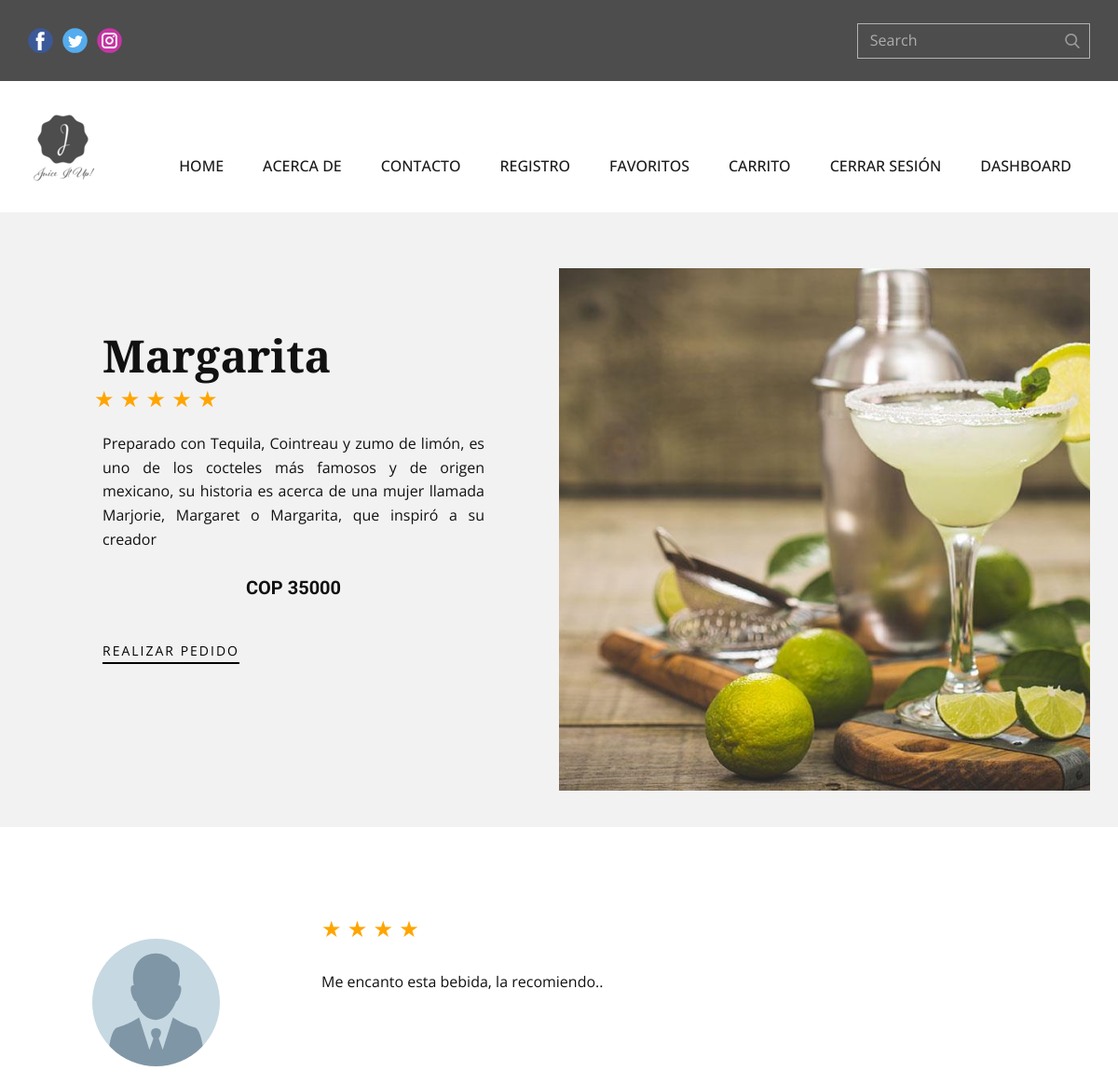
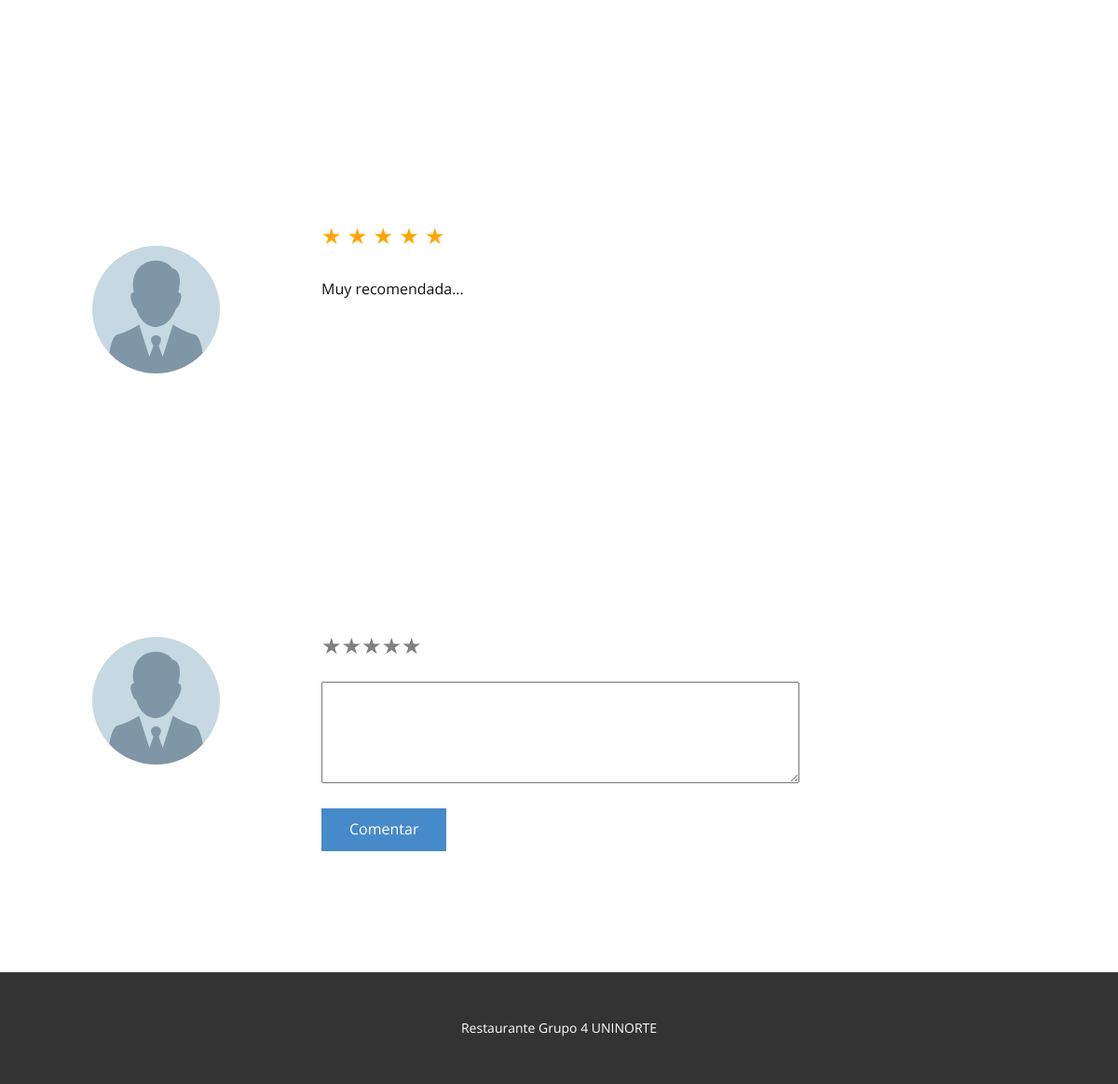
/detalle_plato/1/ (signed in), run on the app's committed database (2 pictures, top to bottom).
### tables this page shows
CREATE TABLE bebidas (id INTEGER PRIMARY KEY NOT NULL, nombreBebida VARCHAR NOT NULL, descripcion TEXT NOT NULL, precio INTEGER NOT NULL, estado BOOLEAN DEFAULT (1), created_by DATE, updated_by DATE, urlField VARCHAR);

CREATE TABLE comentarios (id INTEGER PRIMARY KEY AUTOINCREMENT NOT NULL, bebidas_id INTEGER REFERENCES bebidas (id) ON DELETE CASCADE, usuario_id INTEGER REFERENCES usuarios (id) ON DELETE NO ACTION, mensaje TEXT, estado BOOLEAN DEFAULT (False), created_by DATE, update_by DATE, califi INTEGER);

### app.py (the view, shortened to what this page needs)
@app.route('/detalle_plato/<int:id>/', methods=["GET", "POST"])
def detalle_plato(id):
    if session:
        row = bebida_controller.get_bebida(id)
        rowCal = bebida_controller.get_calificaciones(id)
        total = 0
        num_registro = 0
        for r in rowCal:
            total += r[0]
            num_registro += 1
        if num_registro > 0:
            promedio = total/num_registro
        else:
            promedio = 0
        comentario = bebida_controller.get_comentarios()
        return render_template('detalle_plato.html', row = row, estrella = promedio, comentario = comentario)
    return redirect(url_for("login"))

### bebida_controller.py (called while the page is built)
def get_bebida(id):
    db = sqlconnection()
    db.row_factory=sqlite3.Row
    cur = db.cursor()
    statement = "SELECT * FROM bebidas WHERE id = ?;"
    cur.execute(statement, [id])
    row = cur.fetchall()
    return row

def get_calificaciones(bebida_id):
    db = sqlconnection()
    db.row_factory=sqlite3.Row
    cur = db.cursor()
    statement = "SELECT calificacion FROM calificaciones WHERE bebida_id = ?;"
    cur.execute(statement, [bebida_id])
    row = cur.fetchall()
    return row

def get_comentarios():
    db = sqlconnection()
    db.row_factory=sqlite3.Row
    cur = db.cursor()
    statement = "SELECT * FROM comentarios;"
    cur.execute(statement)
    row = cur.fetchall()
    return row

### db.py (called while the page is built)
def sqlconnection():
    conn = sqlite3.connect(database)
    return conn

### templates/detalle_plato.html (shortened to what this page needs)
{% extends "index.html" %}
{% block style %}
    <link rel="stylesheet" href="{{ url_for('static', filename='style/detalle_plato.css') }}" media="screen">
{% endblock style %}
{% block content %}
{% for r in row %}
    <section class="u-clearfix u-grey-5 u-section-1" id="sec-14a6">
      <div class="u-clearfix u-sheet u-sheet-1">
        <div class="u-clearfix u-expanded-width u-gutter-0 u-layout-spacing-top u-layout-wrap u-layout-wrap-1">
          <div class="u-layout">
            <div class="u-layout-row">
              <div class="u-align-left u-container-style u-layout-cell u-right-cell u-shape-rectangle u-size-30 u-layout-cell-1">
                <div class="u-container-layout u-valign-top-xs u-container-layout-1">
                  <h2 class="u-custom-font u-font-playfair-display u-text u-text-1">{{ r ["nombreBebida"] }}</h2>
                      {% if estrella <= 1 %}
                      <label style="color:orange;">★</label>
                      {% elif estrella > 1 and estrella <= 2 %}
                      <label style="color:orange;">★ ★</label>
                      {% elif estrella > 2 and estrella <= 3 %}
                      <label style="color:orange;">★ ★ ★</label>
                      {% elif estrella > 3 and estrella <= 4 %}
                      <label style="color:orange;">★ ★ ★ ★</label>
                      {% elif estrella > 4 and estrella <= 5 %}
                      <label style="color:orange;">★ ★ ★ ★ ★</label>
                      {% endif %}
                  <p class="u-text u-text-2" style="text-align:justify;">
                    {{ r ["descripcion"] }}
                  </p>
                  <h5 class="u-align-center u-text u-text-3">COP {{ r ["precio"] }}</h5>
                  <a href="{{ url_for('compra') }}" class="u-active-none u-align-left u-border-2 u-border-black u-btn u-btn-rectangle u-button-style u-hover-none u-none u-btn-1">REALIZAR PEDIDO</a>
                </div>
              </div>
              <div class="u-align-left u-container-style u-image u-layout-cell u-left-cell u-size-30 u-image-1" data-image-width="1200" data-image-height="650">
                <div class="u-container-layout" src=""></div>
              </div>
            </div>
          </div>
        </div>
      </div>
    </section>
    <section class="u-clearfix u-section-2" id="sec-ca17">
      <div class="u-clearfix u-sheet u-sheet-1">
        <div class="u-clearfix u-expanded-width u-gutter-0 u-layout-wrap u-layout-wrap-1">
          <div class="u-layout">
            <div class="u-layout-row">
            {% for c in comentario %}
              <div class="u-align-center u-container-style u-layout-cell u-left-cell u-size-15 u-layout-cell-1">
                <div class="u-container-layout u-container-layout-1">
                  <div alt="" class="u-image u-image-circle u-image-1" src="" data-image-width="100" data-image-height="100"></div>
                </div>
              </div>
              <div class="u-align-left u-container-style u-layout-cell u-right-cell u-size-45 u-layout-cell-2">
                <div class="u-container-layout u-valign-top-xs u-container-layout-2">
                    {% if c["califi"] <= 1 %}
                      <label style="color:orange;">★</label>
                      {% elif c["califi"] > 1 and c["califi"] <= 2 %}
                      <label style="color:orange;">★ ★</label>
                      {% elif c["califi"] > 2 and c["califi"] <= 3 %}
                      <label style="color:orange;">★ ★ ★</label>
                      {% elif c["califi"] > 3 and c["califi"] <= 4 %}
                      <label style="color:orange;">★ ★ ★ ★</label>
                      {% elif c["califi"] > 4 and c["califi"] <= 5 %}
                      <label style="color:orange;">★ ★ ★ ★ ★</label>
                    {% endif %}
                  <p class="u-text u-text-2">{{c["mensaje"]}}</p>
                </div>
              </div>
            {% endfor %}
          </div>
            <div class="u-layout-row">
              <div class="u-align-center u-container-style u-layout-cell u-left-cell u-size-15 u-layout-cell-1">
                <div class="u-container-layout u-container-layout-1">
                  <div alt="" class="u-image u-image-circle u-image-1" src="" data-image-width="256" data-image-height="256"></div>
                </div>
              </div>
              <div class="u-align-left u-container-style u-layout-cell u-right-cell u-size-45 u-layout-cell-2">
                <div class="u-container-layout u-valign-top-xs u-container-layout-2">
                  <form method="POST" action="{{ url_for('detalle_plato', id=r['id']) }}">
                  <p class="clasificacion">
                    <label for="radio1">★</label><label for="radio2">★</label><label for="radio3">★</label><label for="radio4">★</label><label for="radio5">★</label>
                  </p>
                  <textarea cols="60" rows="4" name="mensaje"></textarea>
                  <button type="submit" class="u-btn u-button-style u-btn-1">Comentar</button>
                </div>
              </div>
            </div>
          </div>
        </div>
      </div>
    </section>
    {% endfor %}
{% endblock content %}

### static/style/detalle_plato.css (style rules this page uses)
.u-section-1 { background-image: none; }
.u-section-1 .u-sheet-1 { min-height: 660px; }
.u-section-1 .u-layout-wrap-1 { margin: 60px auto 23px; }
.u-section-1 .u-layout-cell-1 { min-height: 561px; }
.u-section-1 .u-container-layout-1 { padding: 30px 71px; }
.u-section-1 .u-text-1 { font-size: 3rem; font-weight: 700; margin: 38px 9px 0; }
.u-section-1 .u-text-2 { margin: 17px 9px 0; }
.u-section-1 .u-text-3 { font-weight: 700; margin: 27px 9px 0; }
.u-section-1 .u-btn-1 { background-image: none; border-style: none none solid; text-transform: uppercase; letter-spacing: 2px; font-size: 0.875rem; margin: 45px auto 0 9px; padding: 0; }
.u-section-1 .u-image-1 { min-height: 540px; background-image: url("../images/margarita.jpg"); background-position: 50% 50%; }
label { color:grey; font-size: x-large; }
.clasificacion { direction: rtl; unicode-bidi: bidi-override; }
.u-section-2 .u-sheet-1 { min-height: 480px; }
.u-section-2 .u-layout-wrap-1 { margin: 60px auto 0 0; }
.u-section-2 .u-layout-cell-1 { min-height: 420px; }
.u-section-2 .u-container-layout-1 { padding: 30px; }
.u-section-2 .u-image-1 { width: 137px; height: 137px; background-position: 50% 50%; margin: 30px auto 0 39px; }
.u-section-2 .u-layout-cell-2 { min-height: 420px; }
.u-section-2 .u-container-layout-2 { padding: 30px; }
.u-section-2 .u-text-2 { margin: 26px 0 0; }
.u-section-2 .u-btn-1 { margin: 20px 0 0; }

### data on the page
bebidas: nombreBebida "Margarita", descripcion "Preparado con Tequila, Cointreau y zumo de limón, es uno de los cocteles más famosos y de origen mexicano, su historia es acerca de una mujer llamada Marjorie, Margaret o Margarita, que inspiró a su creador", precio "35000"
comentarios: mensaje "Me encanto esta bebida, la recomiendo.."
comentarios: mensaje "Muy recomendada..."
